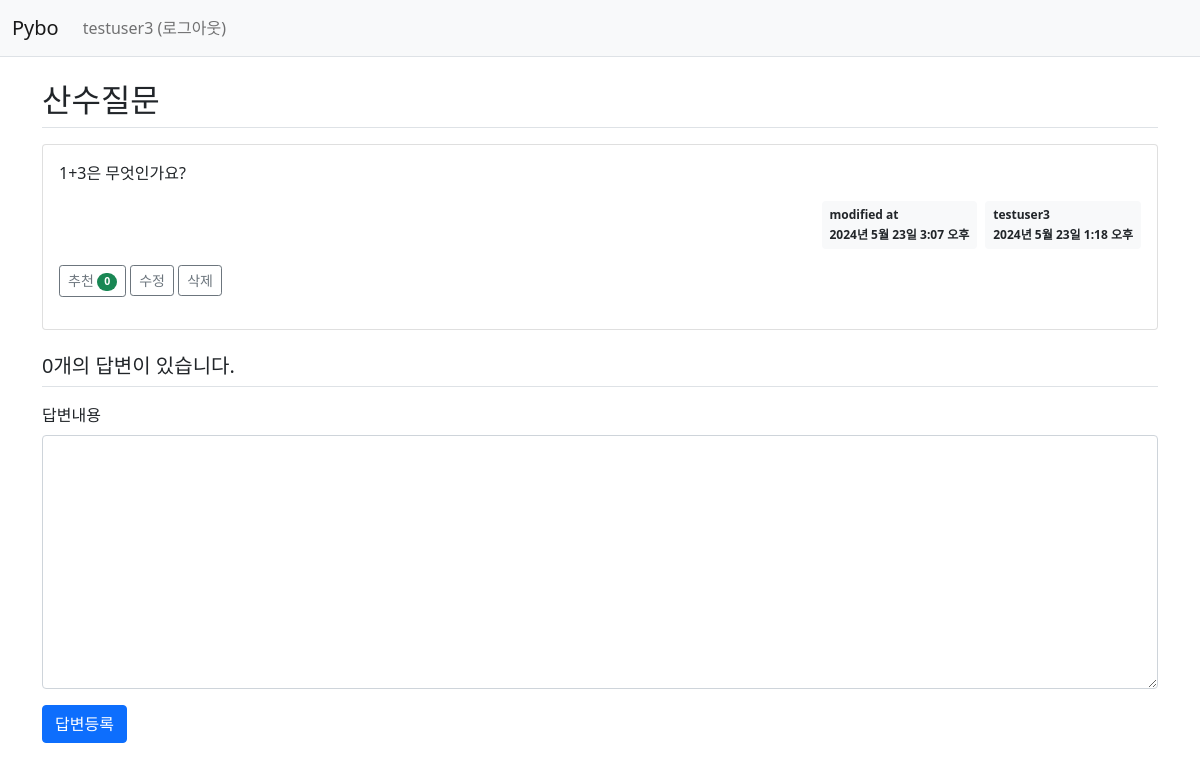
Before: /pybo/305/ (signed in) with the older database file.
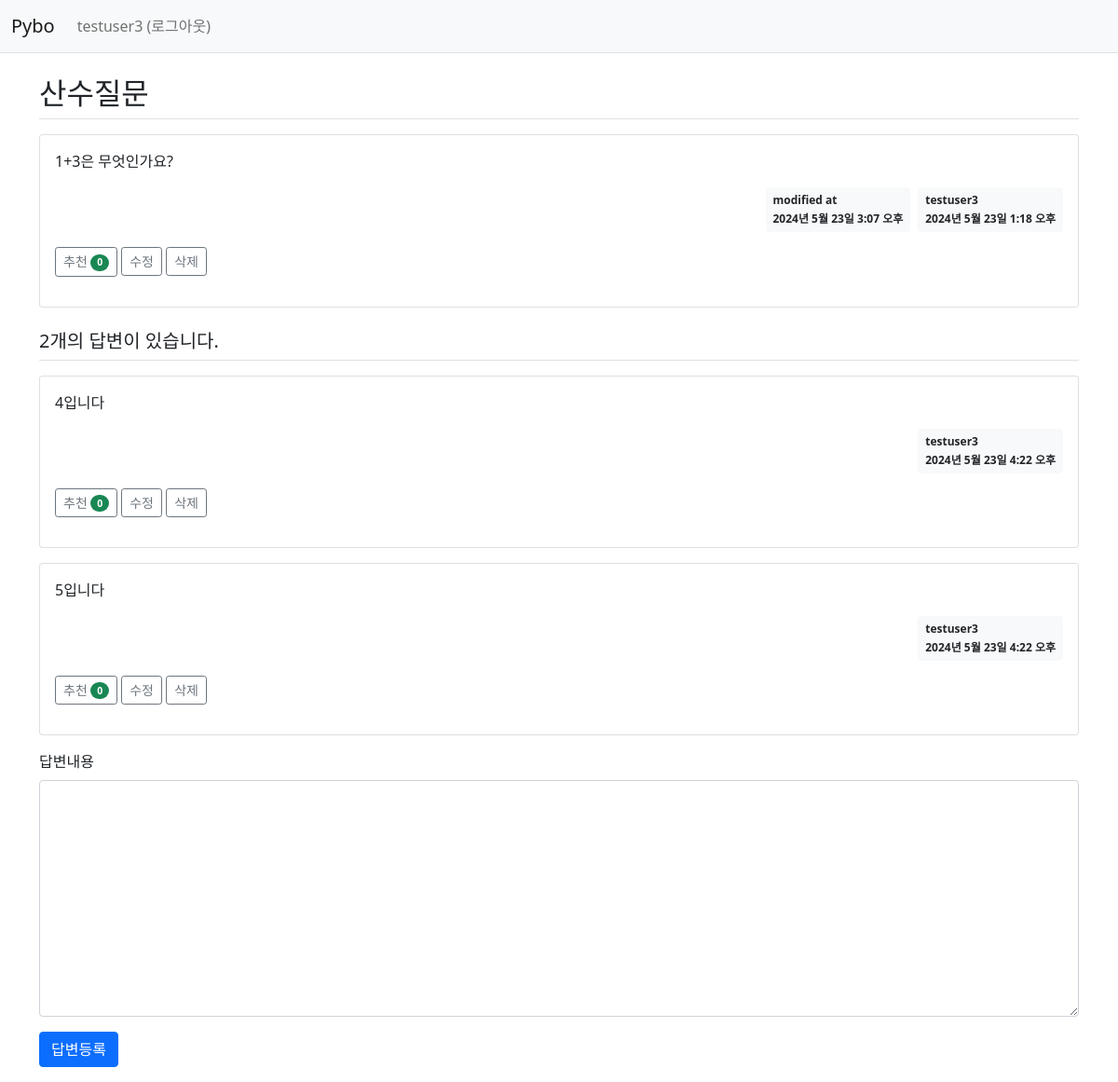
After: the same page with the newer database file.
### pybo/models.py (models this page shows, shortened)
class Question(models.Model):
    author = models.ForeignKey(User, on_delete = models.CASCADE, related_name='author_question')
    subject = models.CharField(max_length = 200)
    content = models.TextField()
    create_date = models.DateTimeField()
    modify_date = models.DateTimeField(null = True, blank = True)
    voter = models.ManyToManyField(User, related_name='voter_question')

class Answer(models.Model):
    author = models.ForeignKey(User, on_delete = models.CASCADE, related_name='author_answer')
    question = models.ForeignKey(Question, on_delete = models.CASCADE)
    content = models.TextField()
    create_date = models.DateTimeField()
    modify_date = models.DateTimeField(null = True, blank = True)
    voter = models.ManyToManyField(User, related_name='voter_answer')

### pybo/views/base_views.py (the view)
# urls.py: path('<int:question_id>/', base_views.detail, name='detail'),
def detail(request, question_id):
    question = get_object_or_404(Question, pk=question_id)
    context = {'question': question}
    return render(request, 'pybo/question_detail.html', context)

### pybo/templatetags/pybo_filter.py (called while the page is built)
@register.filter
def mark(value):
    extensions = ['nl2br', 'fenced_code']
    return mark_safe(markdown.markdown(value, extensions=extensions))

### templates/pybo/question_detail.html (shortened to what this page needs)
{% extends 'base.html' %}
{% load pybo_filter %}
{% block content %}
<div class="container my-3">
  <h2 class="border-bottom py-2">{{ question.subject }}</h2>
  <div class="card my-3">
    <div class="card-body">
      <div class="card-text">
        {{ question.content|mark }}
      </div>
      <div class="d-flex justify-content-end">
        {% if question.modify_date %}
        <div class="badge bg-light text-dark p-2 text-start mx-2">
          <div class="mb-2">modified at</div>
          <div>{{ question.modify_date }}</div>
        </div>
        {% endif %}
        <div class="badge bg-light text-dark p-2 text-start">
          <div class="mb-2">{{ question.author.username }}</div>
          <div>{{ question.create_date }}</div>
        </div>
      </div>
      <div class="my-3">
        <a href="javascript:void(0)" data-uri="{% url 'pybo:question_vote' question.id %}"
          class="recommend btn btn-sm btn-outline-secondary"
        >
          추천
          <span class="badge rounded-pill bg-success">{{ question.voter.count }}</span>
        <a>
        {% if request.user == question.author %}
        <a href="{% url 'pybo:question_modify' question.id %}" class="btn btn-sm btn-outline-secondary">수정</a>
        <a href="javascript:void(0)" class="delete btn btn-sm btn-outline-secondary"
          data-uri="{% url 'pybo:question_delete' question.id %}">삭제</a>
        {% endif %}
      </div>
    </div>
  </div>
  <h5 class="border-bottom my-3 py-2">
    {{question.answer_set.count}}개의 답변이 있습니다.
  </h5>
  {% for answer in question.answer_set.all %}
  <a id="answer_{{ answer.id }}" />
  <div class="card my-3">
    <div class="card-body">
      <div class="card-text">
        {{ answer.content|mark }}
      </div>
      <div class="d-flex justify-content-end">
        <div class="badge bg-light text-dark p-2 text-start">
          <div class="mb-2">{{ answer.author.username }}</div>
          <div>{{ answer.create_date }}</div>
        </div>
      </div>
      <div class="my-3">
        <a href="javascript:void(0)" data-uri="{% url 'pybo:answer_vote' answer.id  %}"
           class="recommend btn btn-sm btn-outline-secondary">
           추천 <span class="badge rounded-pill bg-success">{{answer.voter.count}}</span>
        </a>
        {% if request.user == answer.author %}
        <a href="{% url 'pybo:answer_modify' answer.id %}" class="btn btn-sm btn-outline-secondary">수정</a>
        <a href="#" class="delete btn btn-sm btn-outline-secondary" data-uri="{% url 'pybo:answer_delete' answer.id %}">삭제</a>
        {% endif %}
      </div>
    </div>
  </div>
  {% endfor %}
  <form
    action="{% url 'pybo:answer_create' question.id %}"
    method="post"
    class="my-3"
  >
    <div class="mb-3">
      <label for="content" class="form-label">답변내용</label>
      <textarea
        name="content"
        id="content"
        class="form-control"
        rows="10"
      ></textarea>
    </div>
    <input type="submit" value="답변등록" class="btn btn-primary" />
  </form>
</div>
{% endblock %}

Changed rows visible on the page:
computed for Question "산수질문": answer_set.count "0" → "2"
added Answer: content|mark "4입니다", author.username "testuser3", create_date "2024년 5월 23일 4:22 오후", voter.count "0", shows "수정"
added Answer: content|mark "5입니다", author.username "testuser3", create_date "2024년 5월 23일 4:22 오후", voter.count "0", shows "수정"
